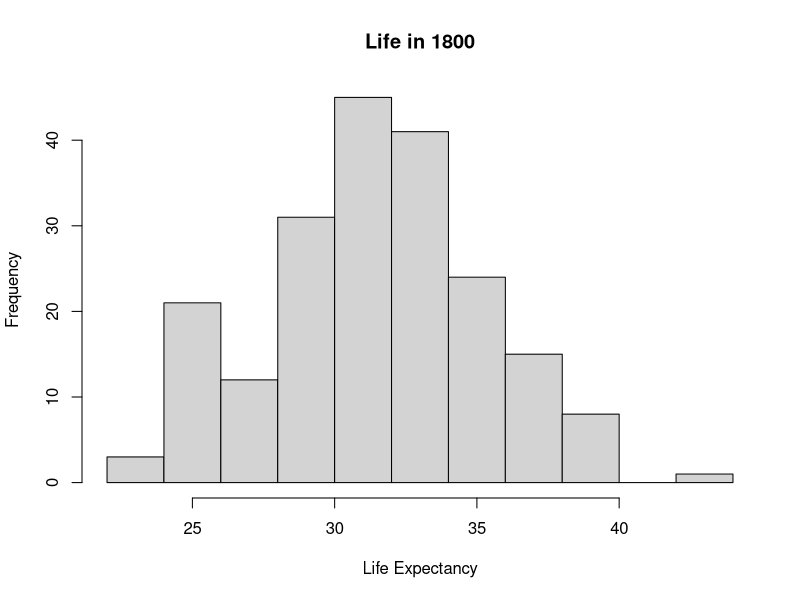
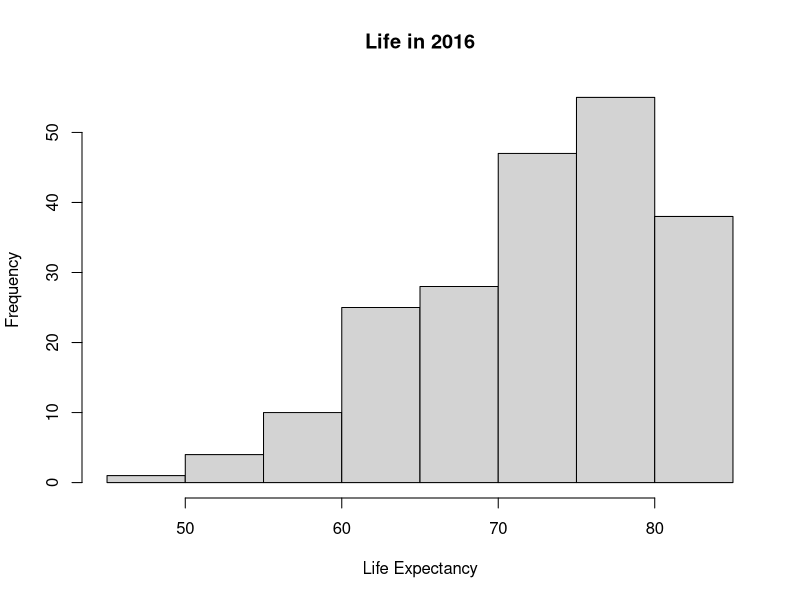
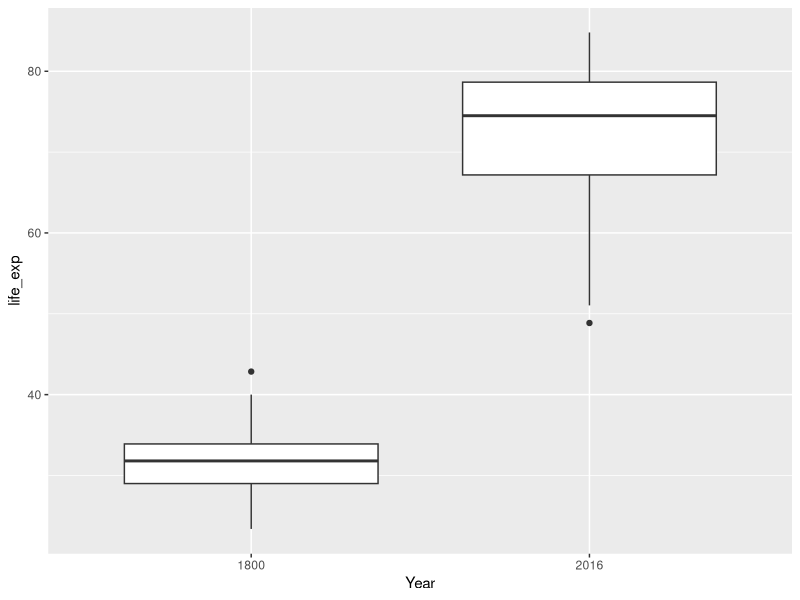
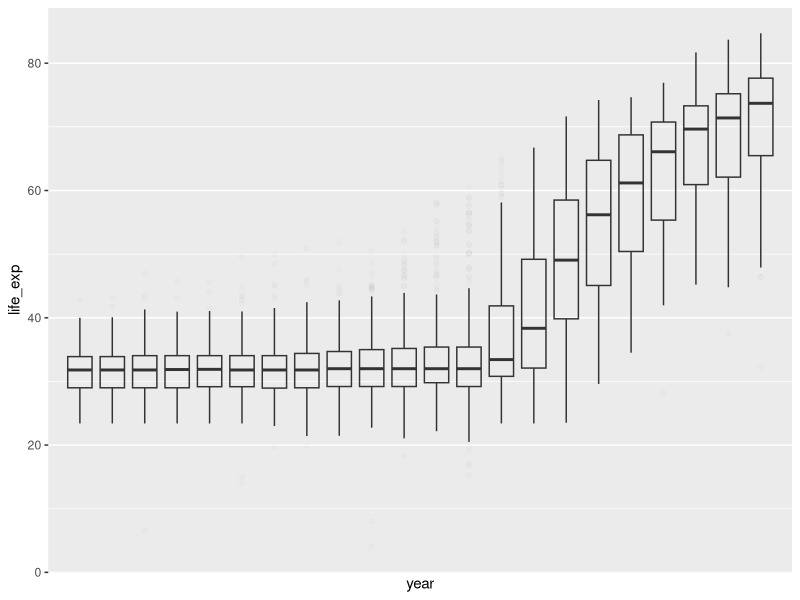

Source code (R) for these figures, in order:
## ---- chunk 1
library(ggplot2)
life <- read.csv('life.csv', header = T, check.names = F)
## ---- chunk 2
colnames(life)[1] <- 'country'
## ---- chunk 3
#Life expecancy in 1800
summary(life$'1800')
## ---- chunk 4
hist(life$'1800', xlab='Life Expectancy', main='Life in 1800')
## ---- chunk 5
#Life expectancy in 2016
summary(life$'2016')
## ---- chunk 6
hist(life$'2016', xlab='Life Expectancy', main='Life in 2016')
## ---- chunk 7
library(tidyr)
lifel <- gather(life, 'year', 'life_exp', -'country')
## ---- chunk 8
#checked and saw lots of missing values that needed to be cleaned
sum(is.na(lifel))
## ---- chunk 9
#ommiting the blank rows
lifel <- na.omit(lifel)
## ---- chunk 10
sum(is.na(lifel))
## ---- chunk 11
ggplot(lifel, aes(x=year, y=life_exp)) +geom_boxplot()+
  scale_x_discrete('Year', limits=c('1800', '2016'))
## ---- chunk 12
#We can see that life expecatncy starts to change for most of the world in the 1920's
ggplot(lifel, aes(x=year, y=life_exp)) +geom_boxplot(alpha=1/100) +
  scale_x_discrete(limits = seq('1800','2016', by=10), breaks = seq('1800','2016', by=10))
